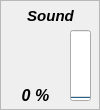
  <widget class="QFrame" name="frame_5">
   <property name="geometry">
    <rect>
     <x>340</x>
     <y>130</y>
     <width>100</width>
     <height>110</height>
    </rect>
   </property>
   <property name="minimumSize">
    <size>
     <width>100</width>
     <height>110</height>
    </size>
   </property>
   <property name="maximumSize">
    <size>
     <width>100</width>
     <height>110</height>
    </size>
   </property>
   <property name="toolTip">
    <string/>
   </property>
   <property name="toolTipDuration">
    <number>-1</number>
   </property>
   <property name="frameShape">
    <enum>QFrame::StyledPanel</enum>
   </property>
   <property name="frameShadow">
    <enum>QFrame::Plain</enum>
   </property>
   <widget class="QLabel" name="label_6">
    <property name="geometry">
     <rect>
      <x>0</x>
      <y>0</y>
      <width>101</width>
      <height>31</height>
     </rect>
    </property>
    <property name="font">
     <font>
      <pointsize>11</pointsize>
      <weight>75</weight>
      <italic>true</italic>
      <bold>true</bold>
      <underline>false</underline>
     </font>
    </property>
    <property name="text">
     <string>Sound</string>
    </property>
    <property name="alignment">
     <set>Qt::AlignCenter</set>
    </property>
   </widget>
   <widget class="QLabel" name="label_ch8">
    <property name="geometry">
     <rect>
      <x>0</x>
      <y>80</y>
      <width>71</width>
      <height>31</height>
     </rect>
    </property>
    <property name="font">
     <font>
      <pointsize>12</pointsize>
      <weight>75</weight>
      <italic>true</italic>
      <bold>true</bold>
     </font>
    </property>
    <property name="text">
     <string>0 %</string>
    </property>
    <property name="alignment">
     <set>Qt::AlignCenter</set>
    </property>
   </widget>
   <widget class="QProgressBar" name="progressBar_ch8">
    <property name="geometry">
     <rect>
      <x>70</x>
      <y>30</y>
      <width>21</width>
      <height>71</height>
     </rect>
    </property>
    <property name="sizePolicy">
     <sizepolicy hsizetype="Fixed" vsizetype="Expanding">
      <horstretch>0</horstretch>
      <verstretch>0</verstretch>
     </sizepolicy>
    </property>
    <property name="value">
     <number>0</number>
    </property>
    <property name="alignment">
     <set>Qt::AlignCenter</set>
    </property>
    <property name="textVisible">
     <bool>false</bool>
    </property>
    <property name="orientation">
     <enum>Qt::Vertical</enum>
    </property>
    <property name="invertedAppearance">
     <bool>false</bool>
    </property>
    <property name="textDirection">
     <enum>QProgressBar::TopToBottom</enum>
    </property>
   </widget>
   <widget class="QLabel" name="icon_ch8">
    <property name="geometry">
     <rect>
      <x>10</x>
      <y>30</y>
      <width>51</width>
      <height>51</height>
     </rect>
    </property>
    <property name="text">
     <string/>
    </property>
    <property name="pixmap">
     <pixmap resource="../resources.qrc">:/resources/img/resources/img/Sound.png</pixmap>
    </property>
    <property name="scaledContents">
     <bool>true</bool>
    </property>
   </widget>
  </widget>
